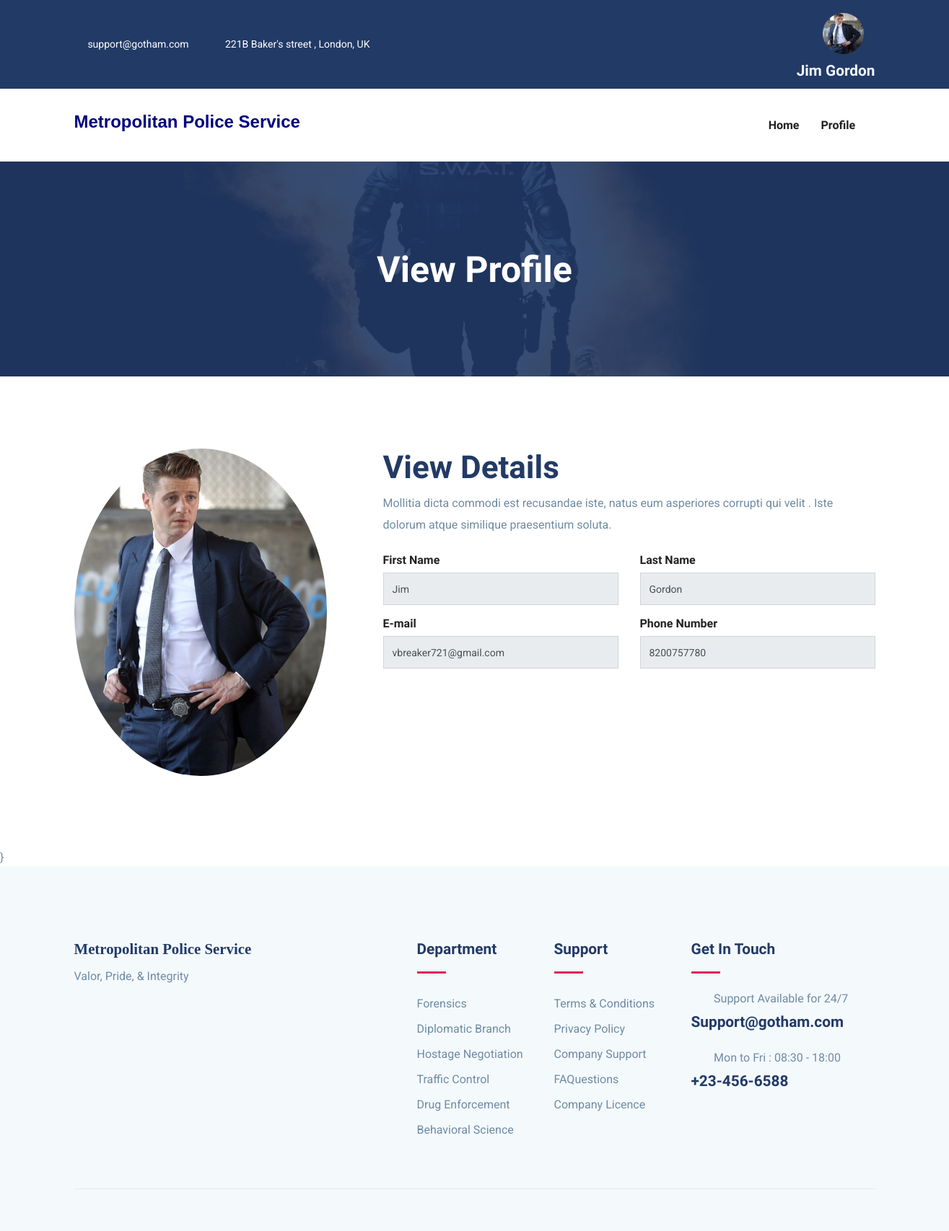
The page /view-profile/ (signed in) on the database its author committed.
### myapp/models.py (models this page shows, shortened)
class User(models.Model):
    fname= models.CharField(max_length=40)
    lname= models.CharField(max_length=40)
    email= models.EmailField(unique=True)
    phone= models.CharField(max_length=40)
    password=models.CharField(max_length=10)
    pic= models.FileField(upload_to = 'Profile', default='default.jpg')

### myapp/views.py (the view)
# urls.py: path('view-profile/',views.view_profile,name = 'view-profile'),
def view_profile(request):
    uid=User.objects.get(email=request.session['email'])
    return render(request,'view-profile.html',{'uid':uid})

### myapp/templates/view-profile.html (shortened to what this page needs)
{% extends 'header1.html' %}
{% block content %}
{% load static %}
<section class="page-title back-9550">
	<div class="container">
	  <div class="row">
		<div class="col-md-12">
		  <div class="block text-center">
			<h1 class="text-capitalize mb-5 text-lg">View Profile</h1>
		  </div>
		</div>
	  </div>
	</div>
  </section>
<section class="section doctor-single">
	<div class="container">
		<div class="row">
			<div class="col-lg-4 col-md-6">
				<div class="doctor-img-block">
          <img src="{{uid.pic.url}}" alt="image placeholder" class="img-fluid w-100" style="border-radius:50%; width:5cm; height:12cm;">
				</div>
			</div>
			<div class="col-lg-8">
                <div class="appoinment-wrap mt-5 mt-lg-0 pl-lg-5">
                 <h2 class="mb-2 title-color">View Details</h2>
                 <p class="mb-4">Mollitia dicta commodi est recusandae iste, natus eum asperiores corrupti qui velit . Iste dolorum atque similique praesentium soluta.</p>
                        <div class="row">
                            <div class="col-lg-6">
                                <div class="form-group">
                                    <h6>First Name</h6>
                                    <input name="fname" type="text" class="form-control" disabled value = '{{uid.fname}}'>
                                </div>
                            </div>
                            <div class="col-lg-6">
                                <div class="form-group">
                                    <h6>Last Name</h6>
                                    <input name="lname" type="text" class="form-control" disabled value ='{{uid.lname}}' >
                                </div>
                            </div>
                             <div class="col-lg-6">
                                <div class="form-group">
                                    <h6>E-mail</h6>
                                    <input name="email" type="email" class="form-control" disabled value ='{{uid.email}}'>
                                </div>
                            </div>
                            <div class="col-lg-6">
                                <div class="form-group">
                                    <h6>Phone Number</h6>
                                    <input name="phone" type="text" class="form-control" disabled value ='{{uid.phone}}' >
                                </div>
                            </div>
                        </div>
                 </div>
		</div>
	</div>
</section>
{% endblock %}

### myapp/templates/header1.html (shortened to what this page needs)
{% load static %}
<!DOCTYPE html>
<html lang="zxx">
<head>
  <link rel="stylesheet" href="{% static 'plugins/bootstrap/css/bootstrap.min.css' %}">
  <link rel="stylesheet" href="{% static 'plugins/icofont/icofont.min.css' %}">
  <link rel="stylesheet" href="{% static 'plugins/slick-carousel/slick/slick.css' %}">
  <link rel="stylesheet" href="{% static 'plugins/slick-carousel/slick/slick-theme.css' %}">
  <link rel="stylesheet" href="{% static 'css/style.css' %}">
</head>
<body id="top">
<header>
	<div class="header-top-bar">
		<div class="container">
			<div class="row align-items-center">
				<div class="col-lg-6">
					<ul class="top-bar-info list-inline-item pl-0 mb-0">
						<li class="list-inline-item"><a href="mailto:support@gmail.com"><i class="icofont-support-faq mr-2"></i>support@gotham.com</a></li>
						<li class="list-inline-item"><i class="icofont-location-pin mr-2"></i>221B Baker's street , London, UK </li>
					</ul>
				</div>
				<div class="col-lg-6">
					<div class="text-lg-right top-right-bar mt-2 mt-lg-0">
						<a class="nav-link active" href="{% url 'view-profile' %}">
							{% if uid.pic.url %}
							<img src="{{uid.pic.url}}" alt = "image placeholder" style = "border-radius: 3cm; height : 1.5cm ; width : 1.5cm;">
							{% else %}
							<img src="{% static 'default.jpg' %}" alt = "image placeholder" style = "border-radius: 3cm; height : 1.5cm ; width : 1.5cm;">
							{% endif %}
						</a>
						<span class="h4" style = "color:aliceblue">{{uid.fname}} {{uid.lname}}</span>
					</div>
				</div>
			</div>
		</div>
	</div>
	<nav class="navbar navbar-expand-lg navigation" id="navbar">
		<div class="container">
				<h3 style = "font-family: sans-serif; color : navy">Metropolitan Police Service</h3>
		  <div class="collapse navbar-collapse" id="navbarmain">
			<ul class="navbar-nav ml-auto">
			  <li class="nav-item active">
				<a class="nav-link active" href="{% url 'home' %}">
					<span class="nav-link-text">Home</span>
				  </a>
			  </li>
              <li class="nav-item dropdown">
				<a class="nav-link dropdown-toggle" href="#" id="dropdown03" data-toggle="dropdown" aria-haspopup="true" aria-expanded="false">Profile<i class="icofont-thin-down"></i></a>
			  </li>
			</ul>
		  </div>
		</div>
	</nav>
</header>
{% block content %}
{% endblock %}}
<footer class="footer section gray-bg">
	<div class="container">
		<div class="row">
			<div class="col-lg-4 mr-auto col-sm-6">
				<div class="widget mb-5 mb-lg-0">
					<h4 style = " font-family:fantasy ;">Metropolitan Police Service</h4>
					<p>Valor, Pride, & Integrity</p>
					<ul class="list-inline footer-socials mt-4">
						<li class="list-inline-item"><i class="icofont-facebook"></i></li>
						<li class="list-inline-item"><i class="icofont-twitter"></i></li>
						<li class="list-inline-item"><i class="icofont-linkedin"></i></li>
					</ul>
				</div>
			</div>
			<div class="col-lg-2 col-md-6 col-sm-6">
				<div class="widget mb-5 mb-lg-0">
					<h4 class="text-capitalize mb-3">Department</h4>
					<div class="divider mb-4"></div>
					<ul class="list-unstyled footer-menu lh-35">
						<li>Forensics</li>
						<li>Diplomatic Branch</li>
						<li>Hostage Negotiation</li>
						<li>Traffic Control</li>
						<li>Drug Enforcement</li>
						<li>Behavioral Science</li>
					</ul>
				</div>
			</div>
			<div class="col-lg-2 col-md-6 col-sm-6">
				<div class="widget mb-5 mb-lg-0">
					<h4 class="text-capitalize mb-3">Support</h4>
					<div class="divider mb-4"></div>
					<ul class="list-unstyled footer-menu lh-35">
						<li><a href="#">Terms & Conditions</a></li>
						<li><a href="#">Privacy Policy</a></li>
						<li><a href="#">Company Support </a></li>
						<li><a href="#">FAQuestions</a></li>
						<li><a href="#">Company Licence</a></li>
					</ul>
				</div>
			</div>
			<div class="col-lg-3 col-md-6 col-sm-6">
				<div class="widget widget-contact mb-5 mb-lg-0">
					<h4 class="text-capitalize mb-3">Get in Touch</h4>
					<div class="divider mb-4"></div>
					<div class="footer-contact-block mb-4">
						<div class="icon d-flex align-items-center">
							<i class="icofont-email mr-3"></i>
							<span class="h6 mb-0">Support Available for 24/7</span>
						</div>
						<h4 class="mt-2">Support@gotham.com</a></h4>
					</div>
					<div class="footer-contact-block">
						<div class="icon d-flex align-items-center">
							<i class="icofont-support mr-3"></i>
							<span class="h6 mb-0">Mon to Fri : 08:30 - 18:00</span>
						</div>
						<h4 class="mt-2">+23-456-6588</h4>
					</div>
				</div>
			</div>
		</div>
		<div class="footer-btm py-4 mt-5">
		</div>
	</div>
</footer>
  </body>
  </html>

### myapp/static/css/style.css (style rules this page uses)
html { overflow-x: hidden; }
body { line-height: 1.6; font-family: "Roboto", sans-serif; -webkit-font-smoothing: antialiased; font-size: 16px; color: #6F8BA4; font-weight: 400; }
h1, .h1, h2, .h2, h3, .h3, h4, .h4, h5, .h5, h6, .h6 { font-family: "Exo", sans-serif; font-weight: 700; color: #222; }
h1, .h1 { font-size: 2.5rem; }
h2, .h2 { font-size: 44px; }
h3, .h3 { font-size: 1.5rem; }
h4, .h4 { font-size: 1.3rem; line-height: 30px; }
h6, .h6 { font-size: 1rem; }
p { line-height: 30px; }
input[type="email"], input[type="password"], input[type="text"], input[type="tel"] { box-shadow: none; height: 45px; outline: none; font-size: 14px; }
.form-control { box-shadow: none; border-radius: 0; }
.section { padding: 100px 0; }
.text-lg { font-size: 3.75rem; }
a { color: #222; text-decoration: none; transition: all .35s ease; }
.page-title { padding: 120px 0px 70px 0px; position: relative; }
.page-title .block h1 { color: #fff; }
.title-color { color: #223a66; }
.text-lg { font-size: 50px; }
.gray-bg { background: #f4f9fc; }
#navbarmain { padding: 20px 0px; }
#navbarmain .nav-link { font-weight: 600; padding: 10px 15px; color: #222; font-family: "Exo", sans-serif; text-transform: capitalize; font-size: 16px; transition: all .25s ease; }
.dropdown-toggle::after { display: none; }
.header-top-bar { background: #223a66; font-size: 14px; padding: 10px 0px; box-shadow: 0 1px 2px rgba(0, 0, 0, 0.05); color: #fff; }
.top-bar-info li a { color: #fff; margin-right: 20px; }
.back-9550 { background: url("../images/bg/swat.jpg") no-repeat 50% 50%; background-size: cover; position: relative; }
.divider { width: 40px; height: 5px; background: #e12454; }
.lh-35 { line-height: 35px; }
.footer { padding-bottom: 10px; }
.widget .divider { height: 3px; }
.widget h4 { color: #223a66; }
.widget .footer-menu a { color: #6F8BA4; }
.footer-contact-block span { font-weight: 400; color: #6F8BA4; }
.footer-contact-block i { font-size: 20px; }
.footer-btm { border-top: 1px solid rgba(0, 0, 0, 0.06); }

### rows shown on the page
User: pic (picture), fname "Jim", lname "Gordon", email "vbreaker721@gmail.com", phone "8200757780"
